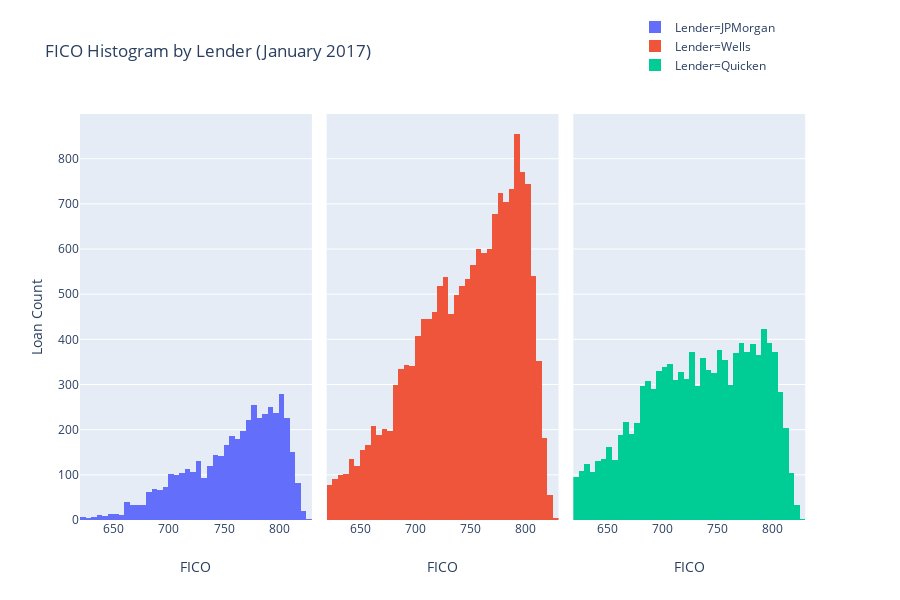

The code cell stored with this chart in its notebook:
### Markdown cell above
After all of this, one final thought you might have could be: isn't it redundant to have the facet labels say the exact same thing as the legend? Yes! The tough part about that is that there simply isn't a parameter or an update method as of yet that exists to deal with hiding these labels. This isn't something that is intuitive, either. Rather, after a long journey through [the docs](https://plot.ly/python/reference/), I eventually went with the nuclear option (not recommended) and simply tweeted at the head of product for Plotly about this, and [he very graciously responded](https://twitter.com/nicolaskruchten/status/1153472636745396224?s=20), as shown below. As Nicolas shows us, the only way to deal with this is by dropping all annotations (for now; an update method is in the works). 

![](../media/tweet_at_plotly_devs_response.jpg)

The lesson here is not to tweet at package devs whenever you encouter a problem, but rather to build a community around you to whom you can turn for answers when you hit a particularly hard problem.

### Code cell
# implementing fix recommended by Nicolas to drop facet labels
lender_fico_hist.layout.annotations = []

# displaying the final draft of our output
lender_fico_hist

### Figure 1 — Plotly figure (JSON) as saved in the notebook; plotly's stock layout.template omitted (floating-point values rounded to 4 significant figures; data arrays with more than 128 entries replaced by an {"elided": "..."} marker saying what was removed)
{"data": [{"alignmentgroup": "True", "bingroup": "x", "hoverlabel": {"namelength": 0}, "hovertemplate": "Lender=JPMorgan<br>cscore_min=%{x}<br>count=%{y}", "legendgroup": "Lender=JPMorgan", "marker": {"color": "#636efa"}, "name": "Lender=JPMorgan", "nbinsx": 100, "offsetgroup": "Lender=JPMorgan", "orientation": "v", "showlegend": true, "type": "histogram", "x": {"elided": "4550 int values"}, "xaxis": "x", "yaxis": "y"}, {"alignmentgroup": "True", "bingroup": "x", "hoverlabel": {"namelength": 0}, "hovertemplate": "Lender=Wells<br>cscore_min=%{x}<br>count=%{y}", "legendgroup": "Lender=Wells", "marker": {"color": "#EF553B"}, "name": "Lender=Wells", "nbinsx": 100, "offsetgroup": "Lender=Wells", "orientation": "v", "showlegend": true, "type": "histogram", "x": {"elided": "16598 int values"}, "xaxis": "x2", "yaxis": "y2"}, {"alignmentgroup": "True", "bingroup": "x", "hoverlabel": {"namelength": 0}, "hovertemplate": "Lender=Quicken<br>cscore_min=%{x}<br>count=%{y}", "legendgroup": "Lender=Quicken", "marker": {"color": "#00cc96"}, "name": "Lender=Quicken", "nbinsx": 100, "offsetgroup": "Lender=Quicken", "orientation": "v", "showlegend": true, "type": "histogram", "x": {"elided": "11095 int values"}, "xaxis": "x3", "yaxis": "y3"}], "layout": {"barmode": "relative", "height": 600, "legend": {"tracegroupgap": 0, "x": 0.75, "y": 1.25}, "title": {"text": "FICO Histogram by Lender (January 2017)"}, "width": 900, "xaxis": {"anchor": "y", "autorange": true, "domain": [0, 0.3133], "range": [619.5, 829.5], "title": {"text": "FICO"}, "type": "linear"}, "xaxis2": {"anchor": "y2", "autorange": true, "domain": [0.3333, 0.6467], "matches": "x", "range": [619.5, 829.5], "title": {"text": "FICO"}, "type": "linear"}, "xaxis3": {"anchor": "y3", "autorange": true, "domain": [0.6667, 0.98], "matches": "x", "range": [619.5, 829.5], "title": {"text": "FICO"}, "type": "linear"}, "yaxis": {"anchor": "x", "autorange": true, "domain": [0, 1], "range": [0, 898.9], "title": {"text": "Loan Count"}}, "yaxis2": {"anchor": "x2", "autorange": true, "domain": [0, 1], "matches": "y", "range": [0, 898.9], "showticklabels": false}, "yaxis3": {"anchor": "x3", "autorange": true, "domain": [0, 1], "matches": "y", "range": [0, 898.9], "showticklabels": false}}}
